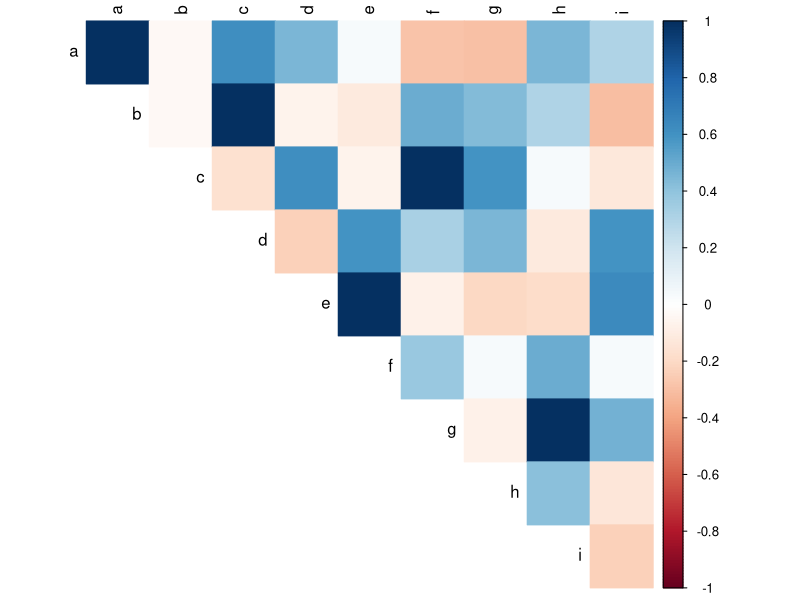
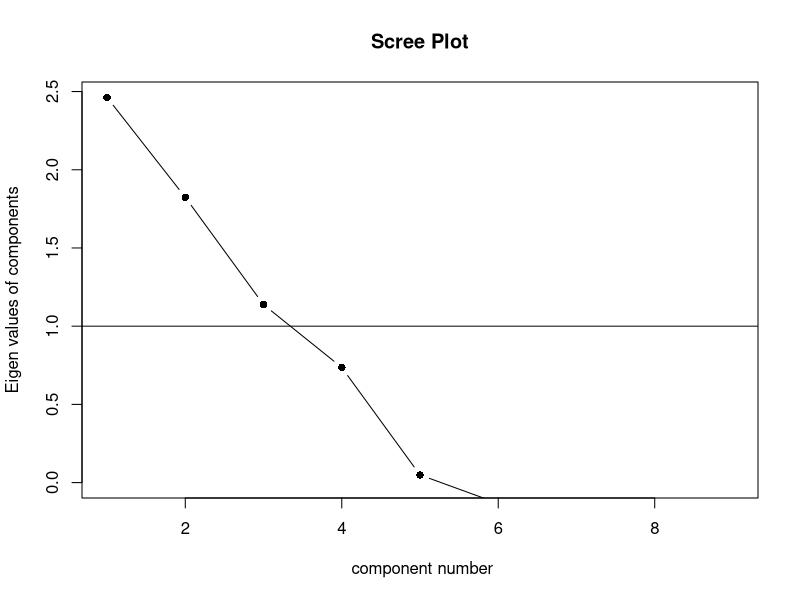

Recreate these plots in R, in order. (Note: this script raises an error after producing the figures.)
#Librerias usadas
library(psych)
library(GPArotation)
library(corrplot)

#Ejercicio 9 - Tarea 3

#Equipo 6:
#-Reyes Maqueda Edgar
#-Reynoso Torres Ari Genaro
#-Villarreal Maldonado Andre
# Leemos los datos como vector y convertimos a matriz
cor_data <- scan("R_FA.txt", sep = ",")
cor_matrix <- matrix(NA, nrow = 9, ncol = 9)
cor_matrix[lower.tri(cor_matrix, diag = TRUE)] <- cor_data
cor_matrix[upper.tri(cor_matrix)] <- t(cor_matrix)[upper.tri(cor_matrix)]
colnames(cor_matrix) <- rownames(cor_matrix) <- letters[1:9]

# Visualizamos la matriz de correlación
corrplot(cor_matrix, method = "color", type = "upper", tl.col = "black")

# 2. Verificamos la adecuación del análisis factorial ---------------------------------------
# Test de esfericidad de Bartlett
cortest.bartlett(cor_matrix, n = 123) # p < 0.05 indica adecuación

# Medida de Adecuación Muestral (KMO)
KMO(cor_matrix)$MSA # Valores > 0.6 aceptables

# 3. Determinamos los número de factores ----------------------------------------------------
# Gráfico de sedimentación (scree plot)
scree(cor_matrix, factors = FALSE, main = "Scree Plot")

# Criterio de Kaiser (valores propios > 1)
eigen_values <- eigen(cor_matrix)$values
cat("Valores propios:\n", eigen_values, "\nFactores sugeridos:", sum(eigen_values > 1))

# 4. Ejecutamos el análisis factorial con rotación Varimax ---------------------------------
fa_result <- fa(cor_matrix, nfactors = 2, rotate = "varimax", fm = "ml", n.obs = 123)

# Interpretación de resultados -----------------------------------------------------
# Cargas factoriales (|>0.4| se consideran significativas)
print(fa_result$loadings, cutoff = 0.4, sort = TRUE)

# Visualizar cargas factoriales
fa.diagram(fa_result, main = "Cargas Factoriales")

# Comunalidades
cat("\nComunalidades:\n")
print(fa_result$communalities)

# Varianza explicada
cat("\nVarianza explicada por cada factor:", fa_result$Vaccounted[2, ])
